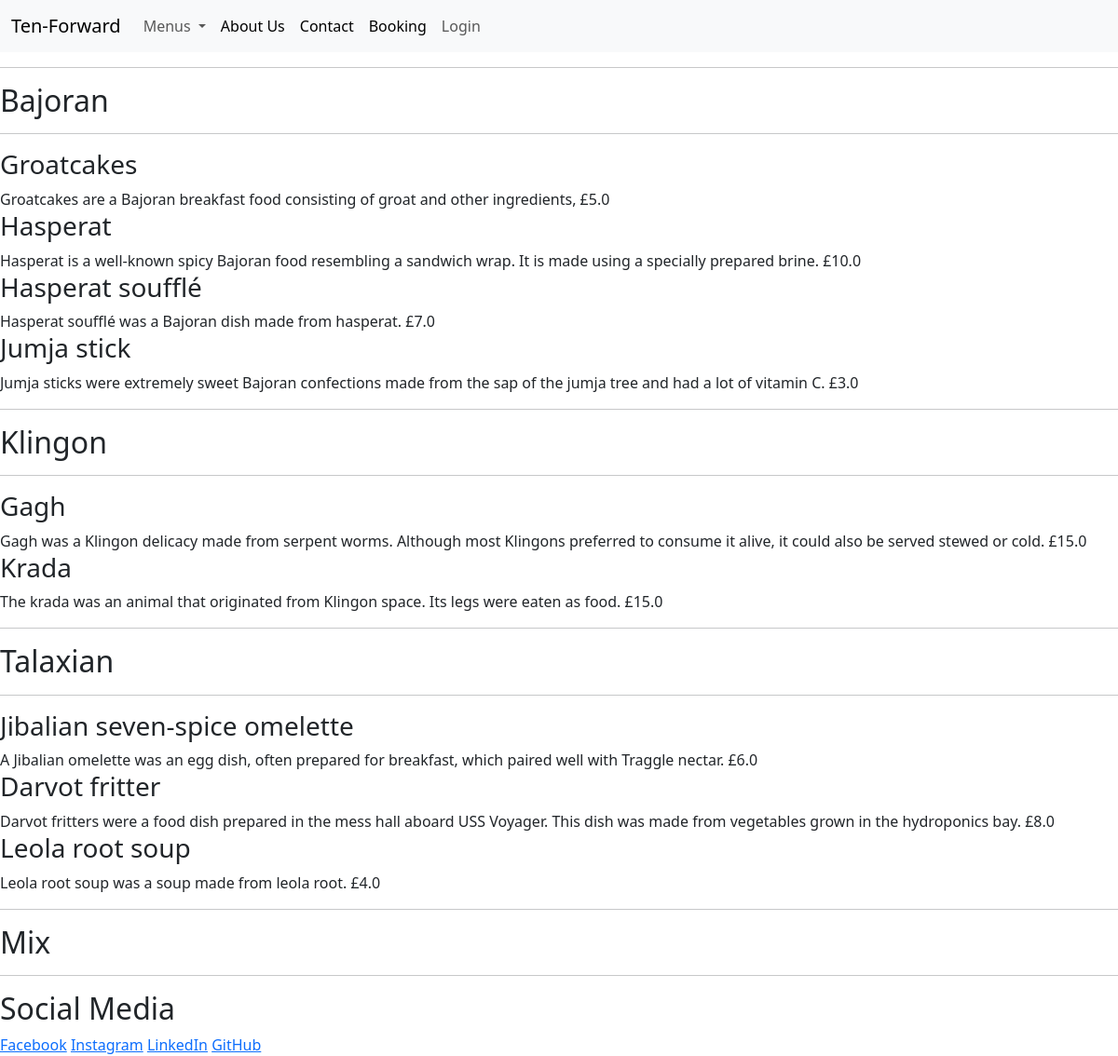
The app's page /food_menu, older data.
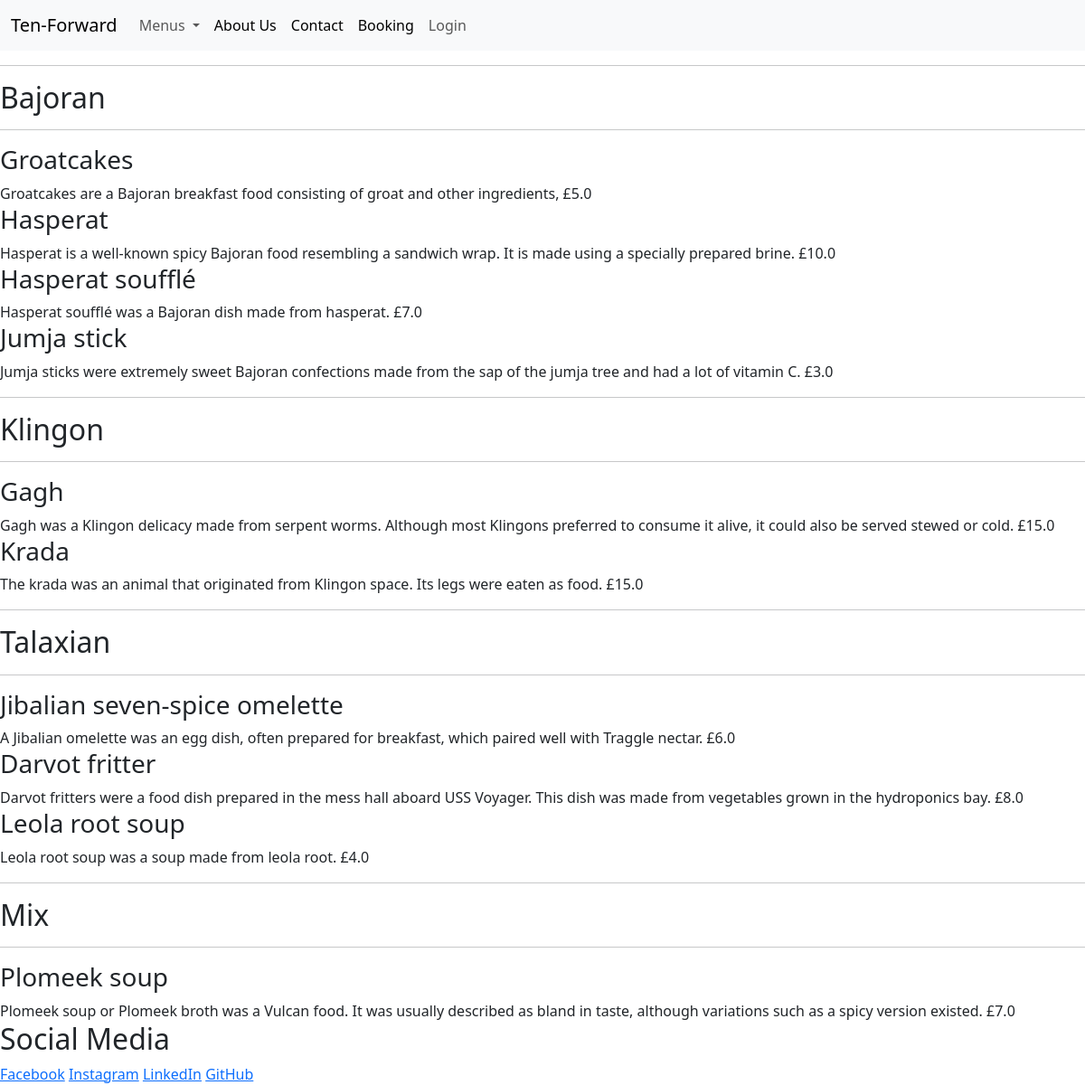
The same page, newer data.
### menus/models.py (models this page shows, shortened)
class Food(models.Model):
    food_id = models.AutoField(primary_key=True)
    food_name = models.CharField(
        max_length=50,
        unique=True
        )
    description = models.CharField(
        max_length=300,
        unique=True
        )
    price = models.FloatField()
    type_of_food = models.IntegerField(
        choices=TYPE_OF_FOOD,
        default=3
        )
    available = models.BooleanField(default=False)
    class Meta:
        ordering = ['-type_of_food']

### menus/views.py (the view)
# urls.py: path('food_menu', views.food_menu, name='food_menu'),
def food_menu(request):
    food_list = Food.objects.all()
    return render(
        request, 'menus/food_menu.html', {'food_list': food_list})

### menus/templates/menus/food_menu.html
{% extends 'base.html' %}
{% load static %}
{% block content %}
<div>
    <hr>
    <h2>Bajoran</h2>
    <hr>
    {% for food in food_list %}
    {% if food.type_of_food == 0 and food.available == 1 %}
    <h3>{{ food.food_name }}</h3>
    {{ food.description | safe }} £{{ food.price }}
    {% endif %}
    {% endfor %}
</div>
<div>
    <hr>
    <h2>Klingon</h2>
    <hr>
    {% for food in food_list %}
    {% if food.type_of_food == 1 and food.available == 1 %}
    <h3>{{ food.food_name }}</h3>
    {{ food.description | safe }} £{{ food.price }}
    {% endif %}
    {% endfor %}
</div>
<div>
    <hr>
    <h2>Talaxian</h2>
    <hr>
    {% for food in food_list %}
    {% if food.type_of_food == 2 and food.available == 1 %}
    <h3>{{ food.food_name }}</h3>
    {{ food.description | safe }} £{{ food.price }}
    {% endif %}
    {% endfor %}
</div>
<div>
    <hr>
    <h2>Mix</h2>
    <hr>
    {% for food in food_list %}
    {% if food.type_of_food == 3 and food.available == 1 %}
    <h3>{{ food.food_name }}</h3>
    {{ food.description | safe }} £{{ food.price }}
    {% endif %}
    {% endfor %}
</div>
{%endblock%}

Row changes from the older to the newer data that the page shows:
added Food: food_name "Plomeek soup", description "Plomeek soup or Plomeek broth was a Vulcan food. It was usually described as bland in taste, although variations such as a spicy version existed.", price "7.0", shown under "Mix"
